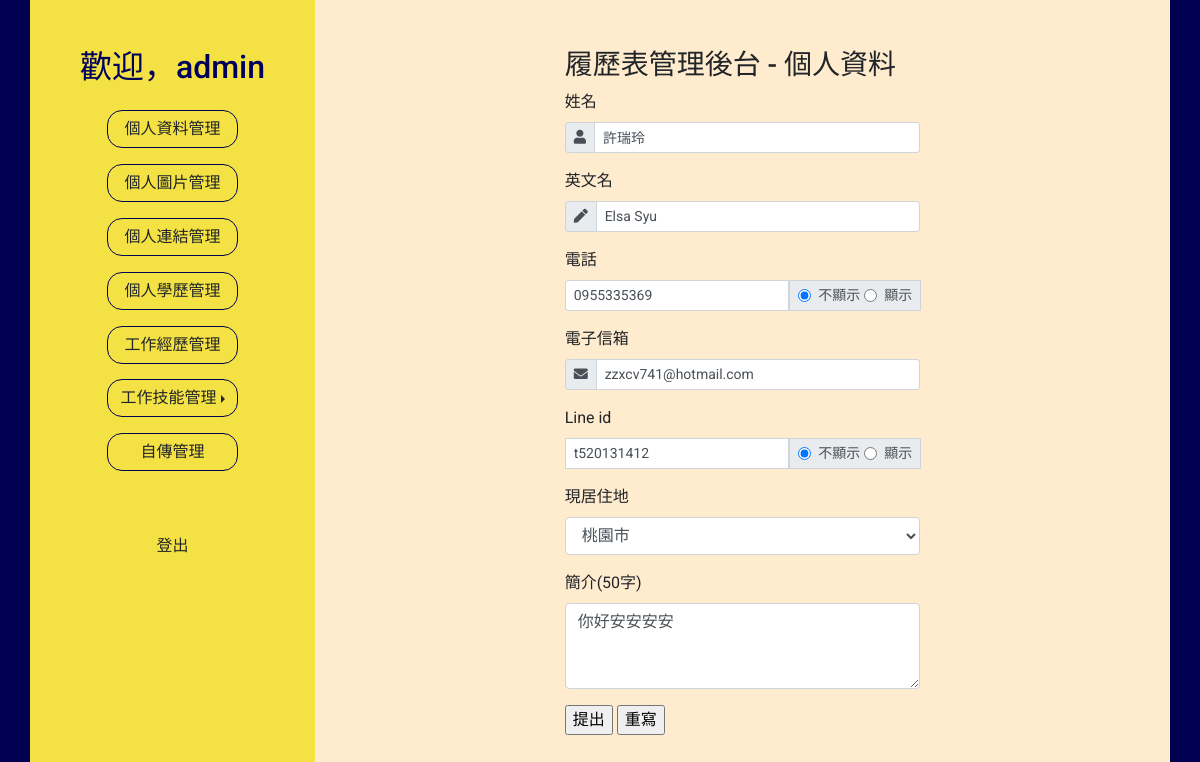
Page /main.php (signed in) on the earlier database version.
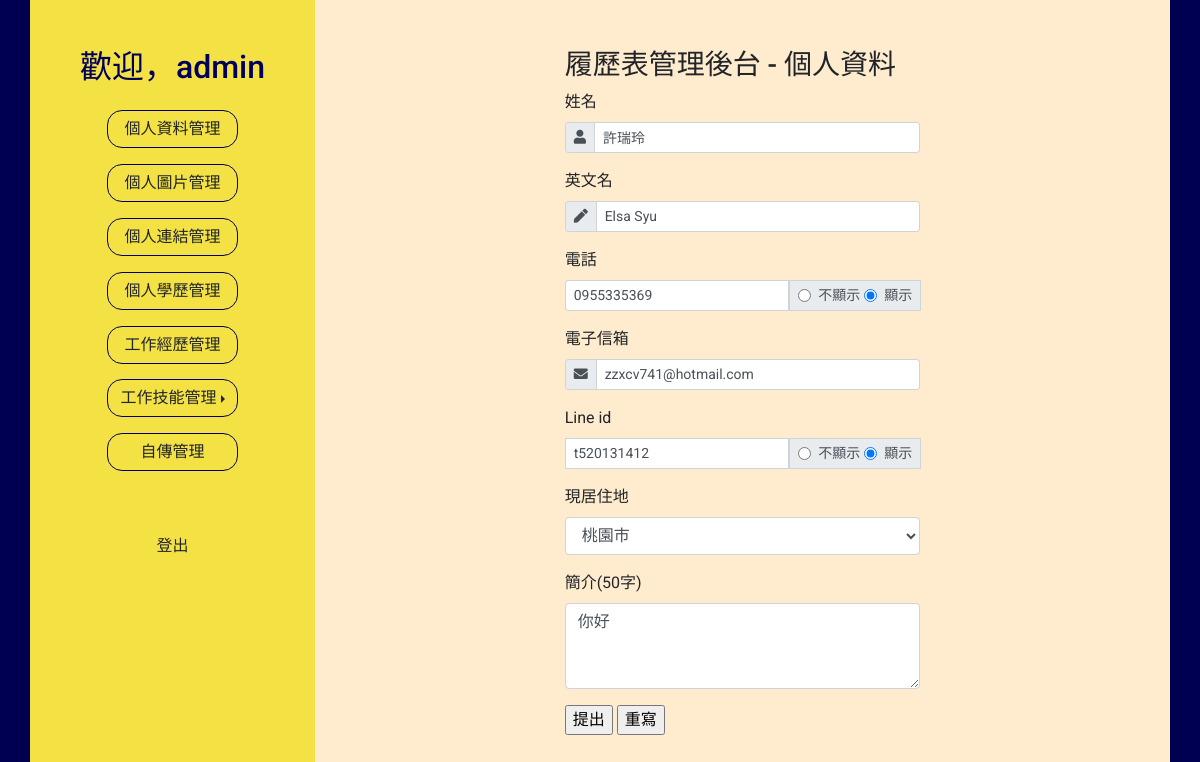
Same page on the later database version.
### tables this page shows
CREATE TABLE `resume_profile` (
  `id` int(10) UNSIGNED NOT NULL,
  `userid` int(10) UNSIGNED NOT NULL,
  `name` varchar(10) NOT NULL,
  `enname` varchar(10) NOT NULL,
  `tel` varchar(15) NOT NULL,
  `telshow` varchar(1) NOT NULL,
  `email` varchar(50) NOT NULL,
  `live` varchar(10) NOT NULL,
  `lineid` varchar(20) NOT NULL,
  `lineshow` varchar(1) NOT NULL,
  `intr` varchar(100) NOT NULL
);

### base.php (called while the page is built, shortened)
<?php
class DB{
  private $dsn  = "mysql:host=localhost;charset=utf8;dbname=resume";
  private $root = "root";
  private $password = "";
  private $table = "";
  private $pdo;
  public function __construct($table){
    $this->table = $table;
    $this->pdo = new PDO($this->dsn,$this->root,$this->password);
  }
  public function find($arg){
    $sql = "select * from `$this->table`";
    if(is_array($arg)){
      foreach ($arg as $key => $value){
        $tmp[]= sprintf("`%s`='%s'",$key,$value);
      }
      $sql = $sql . " where " . implode( " && " , $tmp);
    }else{
      $sql = $sql . " where `id` = ' " . $arg . "'";
    }
    return $this->pdo->query($sql)->fetch(PDO::FETCH_ASSOC);
  }
}
?>

### backend/profile.php (the view, shortened to what the changed rows need)
<?php
include_once "base.php";
$userid = $_SESSION['userid'];
$db = new DB("resume_profile");
$row = $db->find($userid);
?>
<div id="backend_profile">
    <h3>履歷表管理後台 - 個人資料</h3>
    <form id="profile_data">
        <label class="w-100" for="name">姓名</label>
        <div class="input-group input-group-sm  mb-3">
            <div class="input-group-prepend">
                <span class="input-group-text"><i class="fas fa-user"></i></span>
            </div>
            <input type="text" id="name" name="name" class="form-control " placeholder="name" value="<?= $row['name'] ?>">
        </div>
        <label class="w-100" for="enname">英文名</label>
        <div class="input-group input-group-sm  mb-3">
            <div class="input-group-prepend">
                <span class="input-group-text"><i class="fas fa-pen"></i></span>
            </div>
            <input type="text" id="enname" name="enname" class="form-control " placeholder="English name" value="<?= $row['enname'] ?>">
        </div>
        <label class="w-100" for="tel">電話</label>
        <div class="input-group input-group-sm  mb-3">
            <input type="text" id="tel" name="tel" class="form-control " placeholder="0912123456" value="<?= $row['tel'] ?>">
            <div class="input-group-prepend">
                <div class="input-group-text inline-block" id="telshow">
                    <?php
                        if($row['telshow'] == 1) {
                            $a = "checked";
                            $b = "" ;
                        }else{
                            $a = "";
                            $b = "checked" ;
                        }
                    ?>
                    <div class="form-check">
                        <input class="form-check-input" value="0" type="radio" onclick="sh()" name="telshow"  <?= $b ?>>
                        <label class="form-check-label" for="phnshow">不顯示</label>
                    </div>
                    <div class="form-check ml-1">
                        <input class="form-check-input" value="1" type="radio" onclick="sh()" name="telshow" <?= $a ?>>
                        <label class="form-check-label" for="phshow">顯示</label>
                    </div>
                </div>
            </div>
        </div>
        <label class="w-100" for="email">電子信箱</label>
        <div class="input-group input-group-sm  mb-3">
            <div class="input-group-prepend">
                <span class="input-group-text"><i class="fas fa-envelope"></i></span>
            </div>
            <input type="email" id="email" name="email" class="form-control " placeholder="email@gmail.com" value="<?= $row['email'] ?>">
        </div>
        <div class="input-group input-group-sm  mb-3">
            <label class="w-100" for="lineid">Line id</label>
            <input type="text" id="lineid" name="lineid" class="form-control" value="<?= $row['lineid'] ?>">
            <div class="input-group-prepend">
                <span class="input-group-text">
                    <div class="form-check">
                        <?php
                        if($row['lineshow'] == 1) {
                            $a = "checked";
                            $b = "" ;
                        }else{
                            $a = "";
                            $b = "checked" ;
                        }
                        ?>
                        <input class="form-check-input" id="enshow" type="radio" value="0" onclick="sh()" name="lineshow" <?= $b?>>
                        <label class="form-check-label" for="enshow">不顯示</label>
                    </div>
                    <div class="form-check ml-1">
                        <input class="form-check-input" id="eshow" type="radio"  value="1" onclick="sh()" name="lineshow" <?= $a?>>
                        <label class="form-check-label" for="eshow">顯示</label>
                    </div>
                </span>
            </div>
        </div>
        <div class="form-group">
            <label class="w-100" for="live">現居住地</label>
            <select class="form-control" id="live" name="live" value="<?= $row['live'] ?>">
                <option value="桃園市" <?= $row['live']=="桃園市" ? " selected " : ""  ?> >桃園市</option>
            </select>
        </div>
        <div class="form-group">
            <label for="intr">簡介(50字)</label>
            <textarea class="form-control" id="intr" name="intr" rows="3" maxlength="100"><?= $row['intr'] ?></textarea>
        </div>
        <div class="form-group">
            <input type="submit" onclick="save()" value="提出">
            <input type="reset"  value="重寫">
        </div>
    </form>
</div>

Differences in the rows shown:
changed resume_profile "許瑞玲": intr "你好安安安安" → "你好"
Other differences:
form field telshow: "☑" → "☐"
form field telshow: "☐" → "☑"
form field lineshow: "☑ 不顯示" → "☐ 不顯示"
form field lineshow: "☐ 顯示" → "☑ 顯示"
